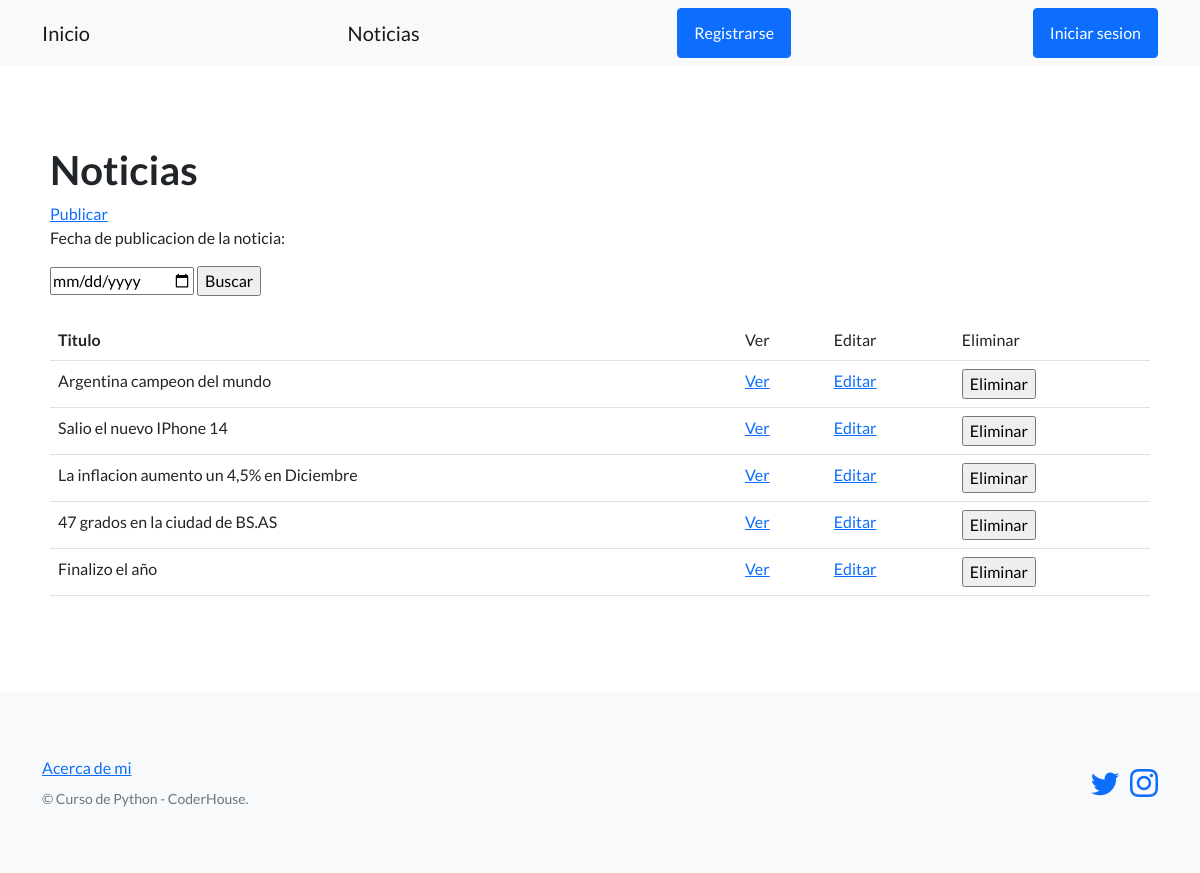
/pagina-blog/Noticias/, run on an earlier commit of the app's database.
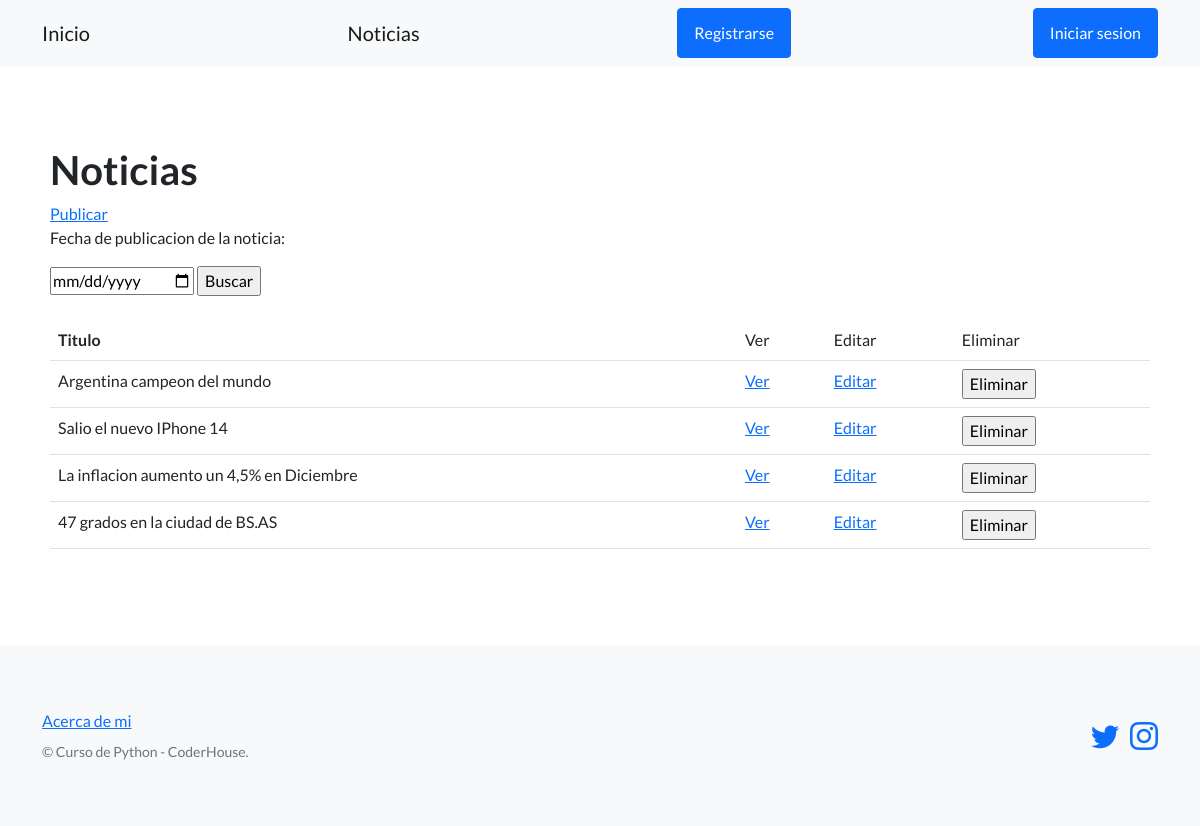
And on a later commit of the database.
### pagina_blog/models.py (models this page shows, shortened)
class Noticias(models.Model):
    titulo = models.CharField(max_length=256)
    subtitulo = models.CharField(max_length=1000)
    cuerpo = models.CharField(max_length=1000, null=True)
    fecha_publicacion = models.DateField(null=True)
    autor = models.CharField(max_length=64)

### pagina_blog/views.py (the view)
# urls.py: path('Noticias/', listar_noticias, name='listar_noticias'),
def listar_noticias(request):
    contexto = {
        'noticias' : Noticias.objects.all()
    }
    return render(
        request = request,
        template_name = 'pagina_blog/lista_noticias.html',
        context = contexto
    )

### pagina_blog/templates/pagina_blog/lista_noticias.html (shortened to what this page needs)
{% extends "pagina_blog/base.html" %}
{% block contenido %}
<h1>Noticias</h1>
<a href="{% url 'publicar_noticias' %}">Publicar</a>
<br>
<form action="{% url 'buscar_noticias' %}" method="post">
    <p>Fecha de publicacion de la noticia:</p>
    <input type="date" name="fecha_publicacion" value='aaa-mm-dd'>
    <input type="submit" value="Buscar">
</form>
<br>
<table class="table">
    <tbody>
        <tr>
            <th>Titulo</th>
            <td>Ver</td>
            <td>Editar</td>
            <td>Eliminar</td>
        </tr>
        {% for noticia in noticias %}
        <tr>
            <td>{{ noticia.titulo }}</td>
            <td>
                <a href="{% url 'ver_noticia' noticia.id %}">Ver</a>
            </td>
            <td>
                <a href="{% url 'editar_noticia' noticia.id%}">Editar</a>
            </td>
            <td>
                <form action="{% url 'eliminar_noticia' noticia.id %}" method="post">
                    <input type="submit" value="Eliminar">
                </form>
            </td>
        </tr>
        {% endfor %}
    </tbody>
</table>
{% endblock contenido %}

What changed in the data, as far as the page shows it:
removed Noticias: titulo "Finalizo el año"
